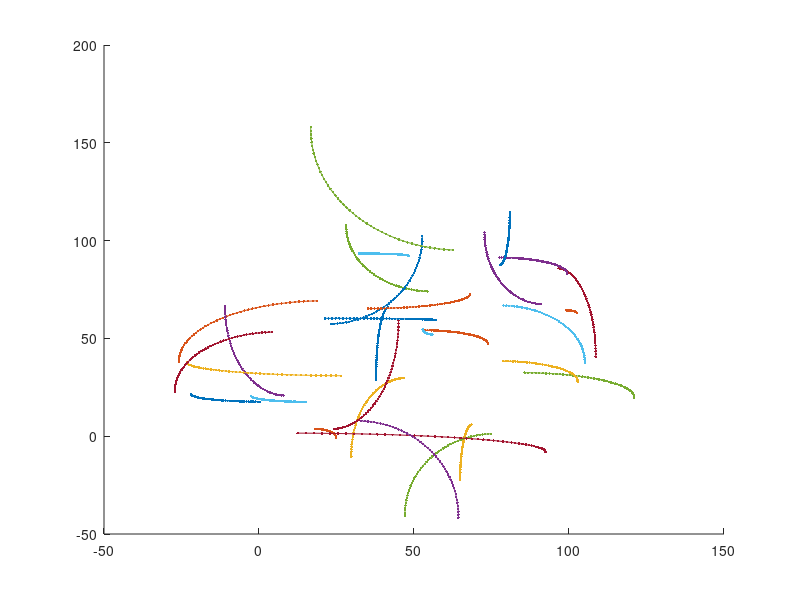

This chart was generated by the following MATLAB code: (Note: this script raises an error after producing the figure.)
clc;
clear;
addpath('/Users/jameslondon/Documents/Fishel Lab/Albus/Albus 4/Tracking');

tic;
%% GENERATE POSITIONS
durration = 50;
numOrginalTracks = 30;
positions = cell(durration,1);
positions{1} = rand(numOrginalTracks,2)*100;
curveA = randn(numOrginalTracks,1);
curveB = randn(numOrginalTracks,1);
for f=2:durration
    positions{f} = positions{f-1} + [curveA*cos(f/durration*pi/2)  curveB*sin(f/durration*pi/2)] ;
end

%% PLOT REAL TRACKS
figure(1)
cla;
hold on;
for i=1:size(positions{1},1)
    track = zeros(durration,2);
    for f=1:size(positions,1)
        track(f,:) = positions{f}(i,:);
    end
    plot(track(:,1),track(:,2),'.-');
end
hold off;



%% GRAPH THEORY
maxDist = 5;
tracks = triTrackTracking( positions, maxDist );

%% PLOT the FOUND TRACKS
figure(4)
cla;
hold on;
for i=1:size(tracks,1)
    pos = cell2mat(tracks.Positions(i));
    plot(pos(:,1),pos(:,2),'.-');
end
hold off;

toc
